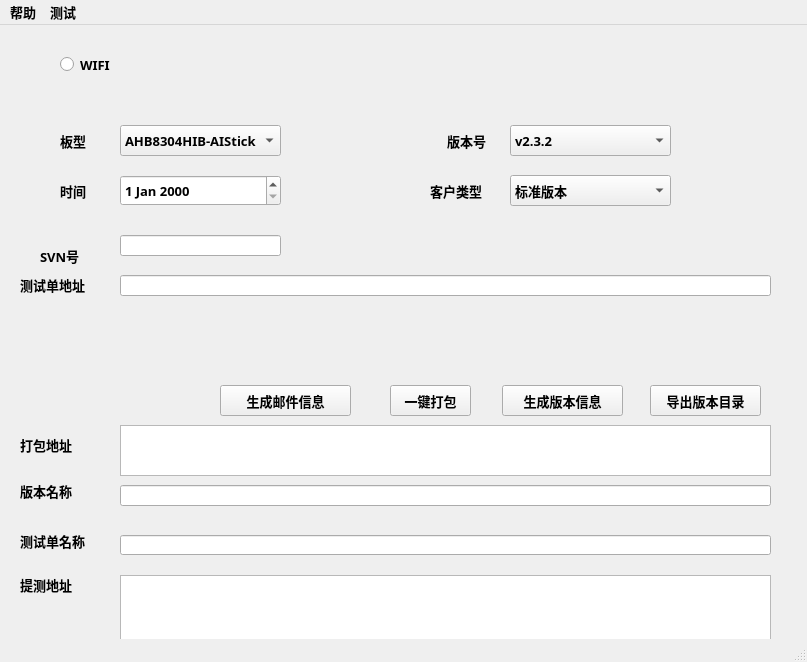
<?xml version="1.0" encoding="UTF-8"?>
<ui version="4.0">
 <class>MainWindow</class>
 <widget class="QMainWindow" name="MainWindow">
  <property name="geometry">
   <rect>
    <x>0</x>
    <y>0</y>
    <width>807</width>
    <height>662</height>
   </rect>
  </property>
  <property name="font">
   <font>
    <family>Fira Code</family>
    <pointsize>10</pointsize>
    <weight>75</weight>
    <bold>true</bold>
   </font>
  </property>
  <property name="windowTitle">
   <string>MainWindow</string>
  </property>
  <property name="autoFillBackground">
   <bool>false</bool>
  </property>
  <widget class="QWidget" name="centralwidget">
   <widget class="QRadioButton" name="radioButton">
    <property name="geometry">
     <rect>
      <x>60</x>
      <y>30</y>
      <width>115</width>
      <height>19</height>
     </rect>
    </property>
    <property name="text">
     <string>WIFI</string>
    </property>
   </widget>
   <widget class="QComboBox" name="comboBox">
    <property name="geometry">
     <rect>
      <x>120</x>
      <y>100</y>
      <width>161</width>
      <height>31</height>
     </rect>
    </property>
    <item>
     <property name="text">
      <string>AHB8304HIB-AIStick</string>
     </property>
    </item>
    <item>
     <property name="text">
      <string>AHB8308HIB-AIStick</string>
     </property>
    </item>
    <item>
     <property name="text">
      <string>AHB8316HIB-AIStick</string>
     </property>
    </item>
   </widget>
   <widget class="QLabel" name="label">
    <property name="geometry">
     <rect>
      <x>60</x>
      <y>100</y>
      <width>41</width>
      <height>31</height>
     </rect>
    </property>
    <property name="text">
     <string>板型</string>
    </property>
   </widget>
   <widget class="QLabel" name="label_3">
    <property name="geometry">
     <rect>
      <x>447</x>
      <y>100</y>
      <width>61</width>
      <height>31</height>
     </rect>
    </property>
    <property name="text">
     <string>版本号</string>
    </property>
   </widget>
   <widget class="QLabel" name="label_4">
    <property name="geometry">
     <rect>
      <x>60</x>
      <y>150</y>
      <width>31</width>
      <height>31</height>
     </rect>
    </property>
    <property name="text">
     <string>时间</string>
    </property>
   </widget>
   <widget class="QPushButton" name="pushButton_2">
    <property name="geometry">
     <rect>
      <x>502</x>
      <y>360</y>
      <width>121</width>
      <height>31</height>
     </rect>
    </property>
    <property name="text">
     <string>生成版本信息</string>
    </property>
   </widget>
   <widget class="QComboBox" name="comboBox_2">
    <property name="geometry">
     <rect>
      <x>510</x>
      <y>100</y>
      <width>161</width>
      <height>31</height>
     </rect>
    </property>
    <item>
     <property name="text">
      <string>v2.3.2</string>
     </property>
    </item>
    <item>
     <property name="text">
      <string>v2.3.3</string>
     </property>
    </item>
    <item>
     <property name="text">
      <string>v2.4.0</string>
     </property>
    </item>
    <item>
     <property name="text">
      <string>v2.4.1</string>
     </property>
    </item>
    <item>
     <property name="text">
      <string>v2.4.2</string>
     </property>
    </item>
   </widget>
   <widget class="QDateEdit" name="dateEdit">
    <property name="geometry">
     <rect>
      <x>120</x>
      <y>150</y>
      <width>161</width>
      <height>31</height>
     </rect>
    </property>
   </widget>
   <widget class="QLabel" name="label_5">
    <property name="geometry">
     <rect>
      <x>40</x>
      <y>220</y>
      <width>51</width>
      <height>21</height>
     </rect>
    </property>
    <property name="text">
     <string>SVN号</string>
    </property>
   </widget>
   <widget class="QLabel" name="label_6">
    <property name="geometry">
     <rect>
      <x>40</x>
      <y>420</y>
      <width>81</width>
      <height>31</height>
     </rect>
    </property>
    <property name="text">
     <string/>
    </property>
   </widget>
   <widget class="QLabel" name="label_7">
    <property name="geometry">
     <rect>
      <x>20</x>
      <y>450</y>
      <width>81</width>
      <height>31</height>
     </rect>
    </property>
    <property name="text">
     <string>版本名称</string>
    </property>
   </widget>
   <widget class="QLabel" name="label_8">
    <property name="geometry">
     <rect>
      <x>20</x>
      <y>500</y>
      <width>91</width>
      <height>31</height>
     </rect>
    </property>
    <property name="text">
     <string>测试单名称</string>
    </property>
   </widget>
   <widget class="QLineEdit" name="lineEdit_2">
    <property name="geometry">
     <rect>
      <x>120</x>
      <y>460</y>
      <width>651</width>
      <height>21</height>
     </rect>
    </property>
   </widget>
   <widget class="QLineEdit" name="lineEdit_3">
    <property name="geometry">
     <rect>
      <x>120</x>
      <y>510</y>
      <width>651</width>
      <height>20</height>
     </rect>
    </property>
   </widget>
   <widget class="QLineEdit" name="lineEdit_4">
    <property name="geometry">
     <rect>
      <x>120</x>
      <y>210</y>
      <width>161</width>
      <height>21</height>
     </rect>
    </property>
   </widget>
   <widget class="QPushButton" name="pushButton">
    <property name="geometry">
     <rect>
      <x>650</x>
      <y>360</y>
      <width>111</width>
      <height>31</height>
     </rect>
    </property>
    <property name="text">
     <string>导出版本目录</string>
    </property>
   </widget>
   <widget class="QLabel" name="label_2">
    <property name="geometry">
     <rect>
      <x>20</x>
      <y>410</y>
      <width>71</width>
      <height>20</height>
     </rect>
    </property>
    <property name="text">
     <string>打包地址</string>
    </property>
   </widget>
   <widget class="QLabel" name="label_9">
    <property name="geometry">
     <rect>
      <x>20</x>
      <y>550</y>
      <width>71</width>
      <height>20</height>
     </rect>
    </property>
    <property name="text">
     <string>提测地址</string>
    </property>
   </widget>
   <widget class="QPushButton" name="pushButton_3">
    <property name="geometry">
     <rect>
      <x>390</x>
      <y>360</y>
      <width>81</width>
      <height>31</height>
     </rect>
    </property>
    <property name="text">
     <string>一键打包</string>
    </property>
   </widget>
   <widget class="QTextEdit" name="textEdit">
    <property name="geometry">
     <rect>
      <x>120</x>
      <y>400</y>
      <width>651</width>
      <height>51</height>
     </rect>
    </property>
   </widget>
   <widget class="QTextEdit" name="textEdit_2">
    <property name="geometry">
     <rect>
      <x>120</x>
      <y>550</y>
      <width>651</width>
      <height>71</height>
     </rect>
    </property>
   </widget>
   <widget class="QLabel" name="label_10">
    <property name="geometry">
     <rect>
      <x>430</x>
      <y>150</y>
      <width>71</width>
      <height>31</height>
     </rect>
    </property>
    <property name="text">
     <string>客户类型</string>
    </property>
   </widget>
   <widget class="QComboBox" name="comboBox_3">
    <property name="geometry">
     <rect>
      <x>510</x>
      <y>150</y>
      <width>161</width>
      <height>31</height>
     </rect>
    </property>
    <item>
     <property name="text">
      <string>标准版本</string>
     </property>
    </item>
    <item>
     <property name="text">
      <string>UNV版本</string>
     </property>
    </item>
    <item>
     <property name="text">
      <string>Metro版本</string>
     </property>
    </item>
    <item>
     <property name="text">
      <string>SuperSun版本</string>
     </property>
    </item>
   </widget>
   <widget class="QPushButton" name="pushButton_4">
    <property name="geometry">
     <rect>
      <x>220</x>
      <y>360</y>
      <width>131</width>
      <height>31</height>
     </rect>
    </property>
    <property name="text">
     <string>生成邮件信息</string>
    </property>
   </widget>
   <widget class="QLabel" name="label_11">
    <property name="geometry">
     <rect>
      <x>20</x>
      <y>250</y>
      <width>81</width>
      <height>20</height>
     </rect>
    </property>
    <property name="text">
     <string>测试单地址</string>
    </property>
   </widget>
   <widget class="QLineEdit" name="lineEdit">
    <property name="geometry">
     <rect>
      <x>120</x>
      <y>250</y>
      <width>651</width>
      <height>21</height>
     </rect>
    </property>
   </widget>
  </widget>
  <widget class="QMenuBar" name="menubar">
   <property name="geometry">
    <rect>
     <x>0</x>
     <y>0</y>
     <width>807</width>
     <height>23</height>
    </rect>
   </property>
   <widget class="QMenu" name="menu">
    <property name="title">
     <string>帮助</string>
    </property>
    <addaction name="actiona"/>
    <addaction name="actionabc"/>
   </widget>
   <widget class="QMenu" name="menu_2">
    <property name="title">
     <string>测试</string>
    </property>
   </widget>
   <addaction name="menu"/>
   <addaction name="menu_2"/>
  </widget>
  <widget class="QStatusBar" name="statusbar"/>
  <action name="actiona">
   <property name="text">
    <string>配置</string>
   </property>
  </action>
  <action name="actionabc">
   <property name="text">
    <string>编译检测</string>
   </property>
  </action>
 </widget>
 <resources/>
 <connections/>
</ui>
